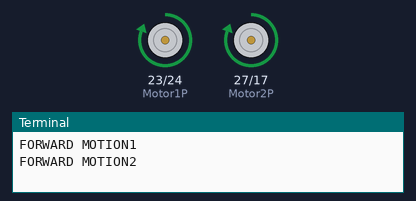
Recording of a program running on a simulated Raspberry Pi (BCM pin numbers). Shown: motor-driver pin pairs drawn as motors (green arrow = first pin HIGH = forward, orange = second pin HIGH = backward, longer = more drive), the last lines printed to the terminal. At 30.0 s the program stops and its outputs stay as they are.

Above: at 0.1 s.
At 15.1 s:
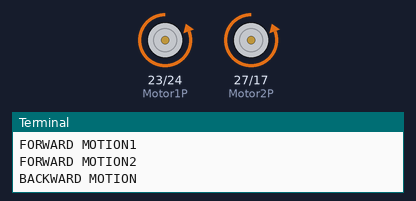
At 30.1 s:
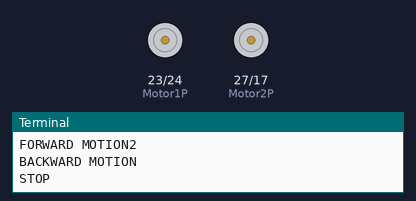
Timing chart, 0 to 31.5 s (numbered marks = the images above):
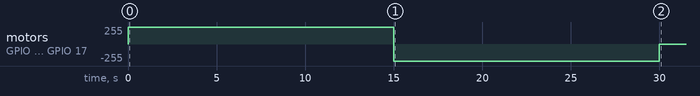

Measured:
- by itself, motor on GPIO 23 (Motor1P) / GPIO 24 (Motor1N), motor on GPIO 27 (Motor2P) / GPIO 17 (Motor2N): stopped → forward 255/255 at 0.00 s, → backward 255/255 15.0 s later, → stopped 15.0 s later

The program:

dc_motor.py
```python
import RPi.GPIO as GPIO
from time import sleep

GPIO.setmode(GPIO.BCM)

Motor1P = 23    # Input Pin
Motor1N = 24    # Input Pin
TriggerA = 25    # Enable Pin

GPIO.setup(Motor1P,GPIO.OUT)
GPIO.setup(Motor1N,GPIO.OUT)
GPIO.setup(TriggerA, GPIO.OUT)

Motor2P = 27    # Input Pin
Motor2N = 17   # Input Pin
TriggerB = 22    # Enable Pin

GPIO.setup(Motor2P,GPIO.OUT)
GPIO.setup(Motor2N,GPIO.OUT)
GPIO.setup(TriggerB, GPIO.OUT)

print "FORWARD MOTION1"
GPIO.output(TriggerA,GPIO.HIGH)
GPIO.output(Motor1P,GPIO.HIGH)
GPIO.output(Motor1N,GPIO.LOW)
print "FORWARD MOTION2"
GPIO.output(TriggerB,GPIO.HIGH)
GPIO.output(Motor2P,GPIO.HIGH)
GPIO.output(Motor2N,GPIO.LOW)

sleep(15)

print "BACKWARD MOTION"
GPIO.output(TriggerA,GPIO.HIGH)
GPIO.output(Motor1P,GPIO.LOW)
GPIO.output(Motor1N,GPIO.HIGH)

GPIO.output(TriggerB,GPIO.HIGH)
GPIO.output(Motor2P,GPIO.LOW)
GPIO.output(Motor2N,GPIO.HIGH)

sleep(15)

print "STOP"
GPIO.output(TriggerA,GPIO.LOW)
GPIO.output(TriggerB,GPIO.LOW)

GPIO.cleanup()
```
